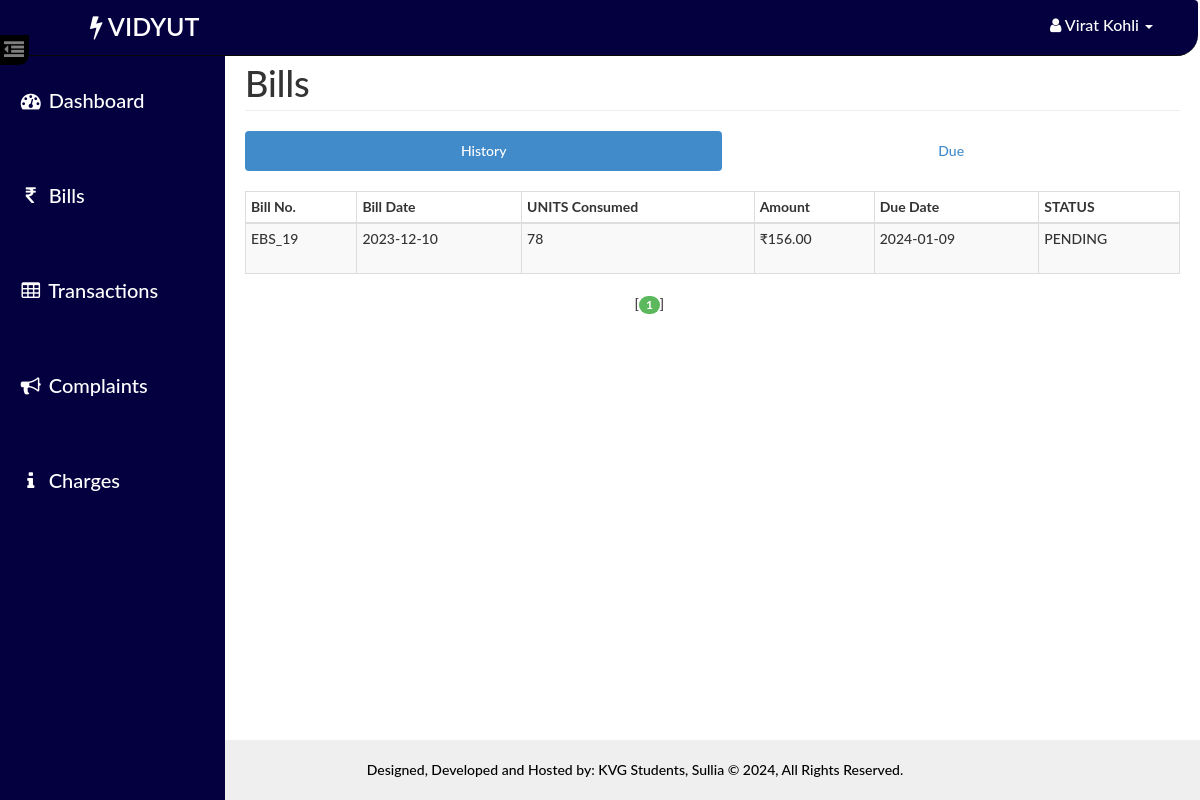
The page /user/bill.php (signed in) on the database its author committed.
### tables this page shows
CREATE TABLE `bill` (
  `id` int(14) NOT NULL,
  `aid` int(14) NOT NULL,
  `uid` int(14) NOT NULL,
  `units` int(10) NOT NULL,
  `amount` decimal(10,2) NOT NULL,
  `status` varchar(10) NOT NULL,
  `bdate` date NOT NULL,
  `ddate` date NOT NULL
);

### user/paging1.php (called while the page is built, shortened)
<?php
    $rowsperpage = 5;
    if (isset($_GET['currentpage']) && is_numeric($_GET['currentpage'])) {
       $currentpage = (int) $_GET['currentpage'];
    } else {
       $currentpage = 1;
    }
    $offset = ($currentpage - 1) * $rowsperpage;
 ?>

### Includes/user.php (called while the page is built, shortened)
<?php
    function retrieve_bills_history($id,$offset, $rowsperpage) {
        global $con;
        $query = "SELECT * FROM bill where uid={$id} ";
        $query .= "ORDER BY bdate DESC ";
        $query .= "LIMIT {$offset}, {$rowsperpage} ";
        $result = mysqli_query($con,$query);
        return $result;
    }
    function retrieve_bills_due($id,$offset, $rowsperpage) {
        global $con;
        $query  = "SELECT bill.bdate AS bdate, bill.units AS units, bill.ddate AS ddate, transaction.payable AS payable, ";
        $query .= " bill.amount AS amount ,transaction.payable-bill.amount AS dues , bill.id AS id ";
        $query .= "FROM bill , transaction ";
        $query .= "WHERE transaction.bid=bill.id AND bill.uid={$id} AND bill.status='PENDING' ";
        $query .= "ORDER BY bill.ddate desc ";
        $query .= "LIMIT {$offset}, {$rowsperpage} ";
        $result = mysqli_query($con,$query);
        return $result;
    }
 ?>

### user/bill.php (the view, shortened to what this page needs)
<?php
    require_once('head_html.php');
    require_once('../Includes/session.php');
    require_once('../Includes/user.php');
?>
<body>
    <div id="wrapper">
        <?php
            require_once("nav.php");
            require_once("sidebar.php");
        ?>
        <div id="page-content-wrapper">
            <div class="container-fluid">
                <div class="row">
                    <div class="col-lg-12">
                        <h1 class="page-header">
                            Bills
                        </h1>
                        <ul class="nav nav-pills nav-justified">
                            <li class="active"><a href="#history" data-toggle="pill">History</a>
                            </li>
                            <li class=""><a href="#due" data-toggle="pill">Due</a>
                            </li>
                        </ul>
                        <div class="tab-content">
                            <div class="tab-pane fade in active" id="history">
                                <div class="table-responsive">
                                    <table class="table table-hover table-striped table-bordered table-condensed">
                                        <thead>
                                            <tr>
                                                <th>Bill No.</th>
                                                <th>Bill Date</th>
                                                <th>UNITS Consumed</th>
                                                <th>Amount</th>
                                                <th>Due Date</th>
                                                <th>STATUS</th>
                                            </tr>
                                        </thead>
                                        <tbody>
                                            <?php
                                            include("paging1.php");
                                            $result = retrieve_bills_history($_SESSION['uid'],$offset, $rowsperpage);
                                            while($row = mysqli_fetch_assoc($result)){
                                            ?>
                                                <tr>
                                                    <td height="50"><?php echo 'EBS_'.$row['id'] ?></td>
                                                    <td height="50"><?php echo $row['bdate'] ?></td>
                                                    <td><?php echo $row['units'] ?></td>
                                                    <td><?php echo '₹'.$row['amount'] ?></td>
                                                    <td><?php echo $row['ddate'] ?></td>
                                                    <td><?php echo $row['status'] ?></td>
                                                </tr>
                                            <?php  } ?>
                                        </tbody>
                                    </table>
                                    <?php include("paging2.php");  ?>
                                </div>
                            </div>
                                            <?php
                                            include("paging1.php");
                                            $result = retrieve_bills_due($_SESSION['uid'],$offset, $rowsperpage);
                                            while($row = mysqli_fetch_assoc($result)){
                                            ?>
                                                        </div>
                                                    </div>
                                            <?php
                                            }
                                            ?>
                                <?php include("paging2.php");  ?>
                                </div>
                            </div>
                        </div>
                    </div>
    <?php
    require_once("footer.php");
    ?>
</body>
</html>

### assets/css/dash_user.css (style rules this page uses)
body, html { width: 100%; height: 100%; }
body, h1, h2, h3, h4, h5, h6 { font-family: "Lato","Helvetica Neue",Helvetica,Arial,sans-serif; font-weight: 500; }
#wrapper { padding-left: 10px; padding-top: 5px; -webkit-transition: all 0.5s ease; -moz-transition: all 0.5s ease; -o-transition: all 0.5s ease; transition: all 0.5s ease; }
#page-content-wrapper { width: 100%; padding: 15px; min-height:580px; }
@media (min-width:768px) { #wrapper { padding-left: 225px; } }
@media (min-width:768px) { #page-content-wrapper { padding: 20px; } }
.table-responsive { padding-top: 20px; padding-bottom: 20px; }

### rows shown on the page
bill: id "19", bdate "2023-12-10", units "78", amount "156.00", ddate "2024-01-09", status "PENDING"

### other values the page prints
$user "Virat Kohli"
